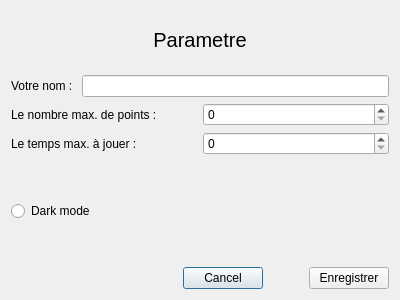
<?xml version="1.0" encoding="UTF-8"?>
<ui version="4.0">
 <class>DialogParametre</class>
 <widget class="QDialog" name="DialogParametre">
  <property name="geometry">
   <rect>
    <x>0</x>
    <y>0</y>
    <width>400</width>
    <height>300</height>
   </rect>
  </property>
  <property name="windowTitle">
   <string>Dialog</string>
  </property>
  <layout class="QVBoxLayout" name="verticalLayout">
   <item>
    <widget class="QLabel" name="label">
     <property name="font">
      <font>
       <pointsize>15</pointsize>
       <weight>50</weight>
       <bold>false</bold>
      </font>
     </property>
     <property name="text">
      <string>Parametre</string>
     </property>
     <property name="alignment">
      <set>Qt::AlignCenter</set>
     </property>
    </widget>
   </item>
   <item>
    <layout class="QHBoxLayout" name="horizontalLayout">
     <item>
      <widget class="QLabel" name="label_2">
       <property name="text">
        <string>Votre nom : </string>
       </property>
      </widget>
     </item>
     <item>
      <widget class="QLineEdit" name="SaisieNom"/>
     </item>
    </layout>
   </item>
   <item>
    <layout class="QHBoxLayout" name="horizontalLayout_2">
     <item>
      <widget class="QLabel" name="label_3">
       <property name="text">
        <string>Le nombre max. de points :</string>
       </property>
      </widget>
     </item>
     <item>
      <widget class="QSpinBox" name="SaisiePtsMax"/>
     </item>
    </layout>
   </item>
   <item>
    <layout class="QHBoxLayout" name="horizontalLayout_3">
     <item>
      <widget class="QLabel" name="label_4">
       <property name="text">
        <string>Le temps max. à jouer :  </string>
       </property>
      </widget>
     </item>
     <item>
      <widget class="QSpinBox" name="SaisieTmpMax"/>
     </item>
    </layout>
   </item>
   <item>
    <spacer name="verticalSpacer_2">
     <property name="orientation">
      <enum>Qt::Vertical</enum>
     </property>
     <property name="sizeType">
      <enum>QSizePolicy::Minimum</enum>
     </property>
     <property name="sizeHint" stdset="0">
      <size>
       <width>20</width>
       <height>40</height>
      </size>
     </property>
    </spacer>
   </item>
   <item>
    <widget class="QRadioButton" name="darckRadio">
     <property name="text">
      <string>Dark mode</string>
     </property>
    </widget>
   </item>
   <item>
    <spacer name="verticalSpacer">
     <property name="orientation">
      <enum>Qt::Vertical</enum>
     </property>
     <property name="sizeType">
      <enum>QSizePolicy::Minimum</enum>
     </property>
     <property name="sizeHint" stdset="0">
      <size>
       <width>20</width>
       <height>40</height>
      </size>
     </property>
    </spacer>
   </item>
   <item>
    <layout class="QHBoxLayout" name="horizontalLayout_4">
     <item>
      <spacer name="horizontalSpacer">
       <property name="orientation">
        <enum>Qt::Horizontal</enum>
       </property>
       <property name="sizeHint" stdset="0">
        <size>
         <width>40</width>
         <height>20</height>
        </size>
       </property>
      </spacer>
     </item>
     <item>
      <widget class="QPushButton" name="Cancel">
       <property name="text">
        <string>Cancel</string>
       </property>
      </widget>
     </item>
     <item>
      <spacer name="horizontalSpacer_2">
       <property name="orientation">
        <enum>Qt::Horizontal</enum>
       </property>
       <property name="sizeType">
        <enum>QSizePolicy::Minimum</enum>
       </property>
       <property name="sizeHint" stdset="0">
        <size>
         <width>40</width>
         <height>20</height>
        </size>
       </property>
      </spacer>
     </item>
     <item>
      <widget class="QPushButton" name="Enregistrer">
       <property name="text">
        <string>Enregistrer</string>
       </property>
      </widget>
     </item>
    </layout>
   </item>
  </layout>
 </widget>
 <resources/>
 <connections/>
</ui>
